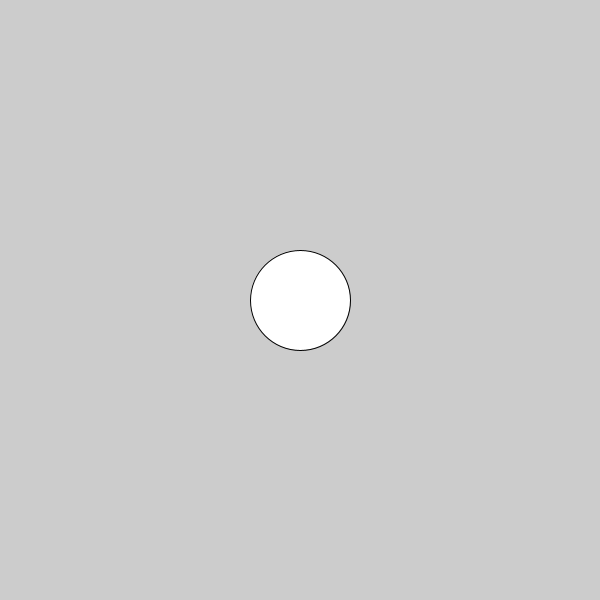
Frame 1 (no input)
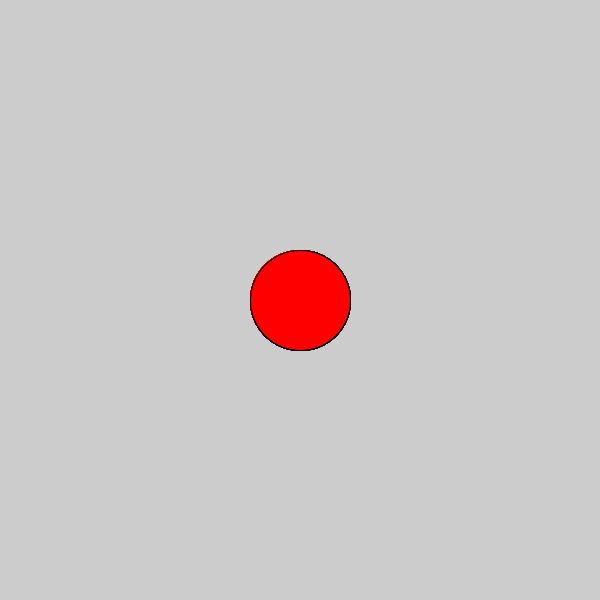
Frame 60 (the mouse pressed at the canvas centre just before this capture)
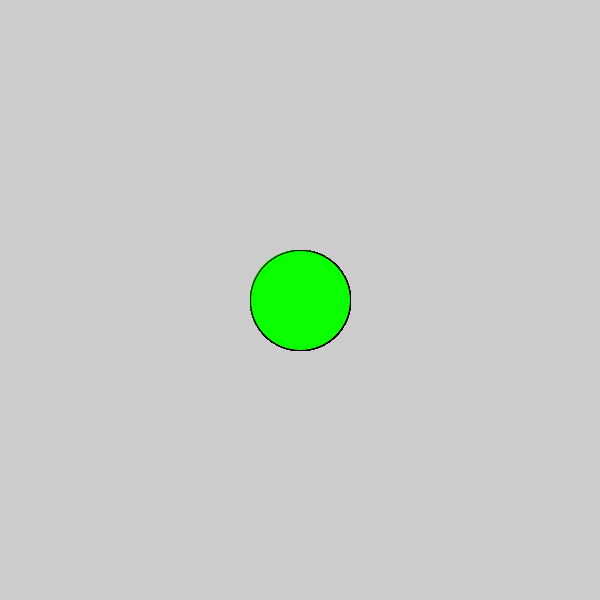
Frame 120 (the mouse held since frame 60 and released just before this capture)

The Processing sketch that drew these frames (run headless with seeded random() and noise(); from frame 60 on, the mouse is pressed at the canvas centre):

// Processing sketch: c_LogicalDot
// ── c_LogicalDot.pde

void setup() {
  
// 1. Set the size of the sketch. Make it 600 pixels square. 
  size(600,600);

}

void draw() {
  
// 2. Draw an ellipse
// Run the program to make sure it works before moving on.
  ellipse(300,300,100,100);

// 3. Change the color of the ellipse when the mouse is pressed.
//    Use the following code, but put your colors where indicated
//    Remember to use the   fill()  command to set colors.

if (mousePressed) {
  fill(#0BFF00);
  
  
} else {
  fill(#FF0000);
   // put a different color here
  
}  
  
  
  
}
